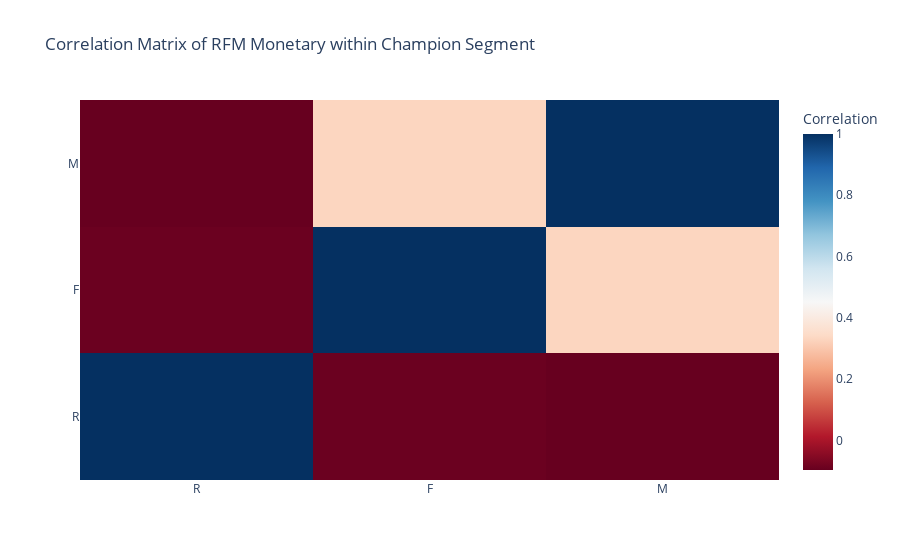

Here is the notebook cell this chart was saved with:
### Code cell
#Create Heatmap

fig_heatmap = go.Figure(data = go.Heatmap(
                    z = correlation_matrix.values, 
                    x = correlation_matrix.columns, 
                    y = correlation_matrix.columns,
                    colorscale = 'RdBu',
                    colorbar = dict(title = 'Correlation')))

fig_heatmap.update_layout(title = "Correlation Matrix of RFM Monetary within Champion Segment")


#Show Heatmap

fig_heatmap.show()

### Figure 1 — Plotly figure (JSON) as saved in the notebook; plotly's stock layout.template omitted (floating-point values rounded to 4 significant figures)
{"data": [{"colorbar": {"title": {"text": "Correlation"}}, "colorscale": [[0, "rgb(103,0,31)"], [0.1, "rgb(178,24,43)"], [0.2, "rgb(214,96,77)"], [0.3, "rgb(244,165,130)"], [0.4, "rgb(253,219,199)"], [0.5, "rgb(247,247,247)"], [0.6, "rgb(209,229,240)"], [0.7, "rgb(146,197,222)"], [0.8, "rgb(67,147,195)"], [0.9, "rgb(33,102,172)"], [1, "rgb(5,48,97)"]], "type": "heatmap", "x": ["R", "F", "M"], "y": ["R", "F", "M"], "z": [[1.0, -0.08985, -0.09641], [-0.08985, 1.0, 0.3318], [-0.09641, 0.3318, 1.0]]}], "layout": {"title": {"text": "Correlation Matrix of RFM Monetary within Champion Segment"}}}
